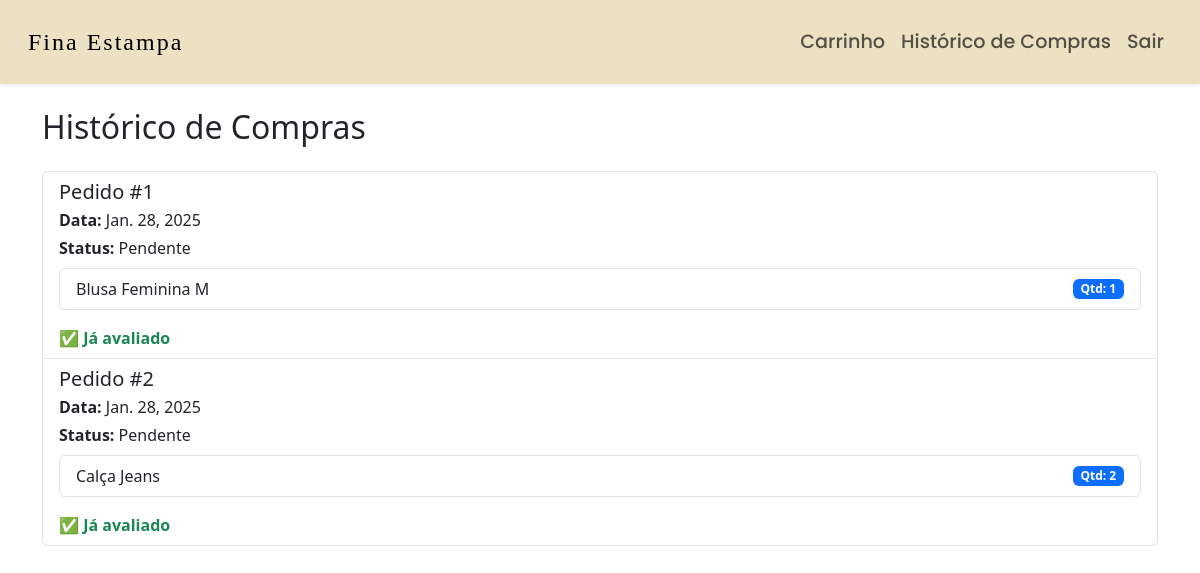
Before: /historico/ (signed in) with the older database file.
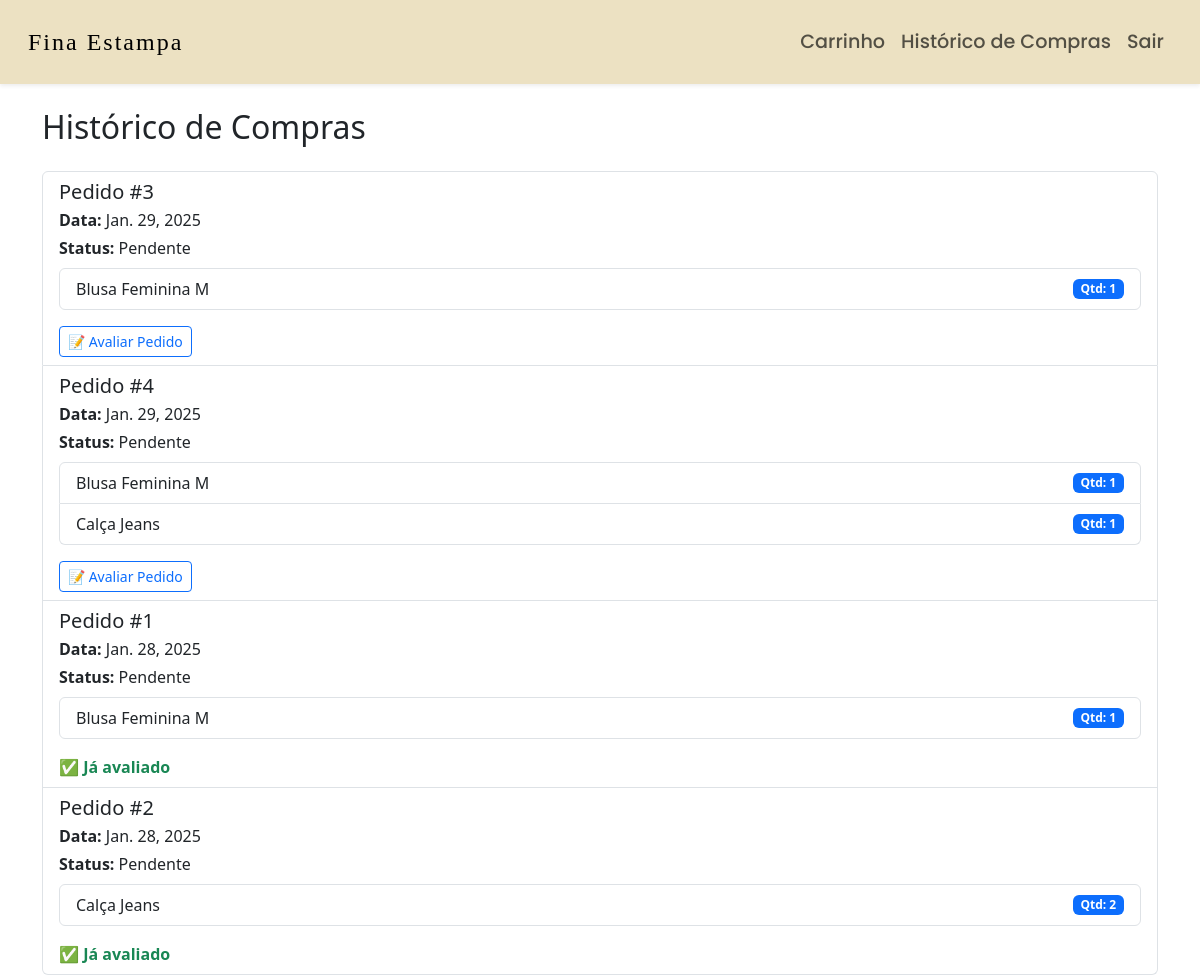
After: the same page with the newer database file.
### loja/models.py (models this page shows, shortened)
class Pedido(models.Model):
    pedido_id = models.AutoField(primary_key=True)
    cliente = models.ForeignKey(Cliente, on_delete = models.CASCADE, related_name = "pedidos")
    produto = models.ManyToManyField(Produto, through = 'PedidoProduto', related_name = "pedidos")
    valor = models.DecimalField(max_digits = 10, decimal_places = 2)
    data = models.DateField(auto_now_add = True)
    status = models.CharField(max_length=10,choices = [('Pendente', 'Pendente'), ('Pago', 'Pago'), ('Enviado', 'Enviado'), ('Entregue', 'Entregue')])

class PedidoProduto(models.Model):
    pedido = models.ForeignKey(Pedido, on_delete = models.CASCADE)
    produto = models.ForeignKey(Produto, on_delete = models.CASCADE)
    quantidade = models.PositiveIntegerField()

class Produto(models.Model):
    nome = models.CharField(max_length=255)
    codigo = models.CharField(max_length=5, unique = True)
    descricao = models.TextField()
    preco = models.DecimalField(max_digits = 10, decimal_places = 2)
    imagem = models.ImageField(upload_to='produto_imagens/', blank=True, null=True)

### loja/views.py (the view)
# urls.py: path('historico/', historico_pedidos, name='historico_pedidos'),
@login_required
def historico_pedidos(request):
    cliente = request.user.cliente  # Obtém o cliente logado
    pedidos = Pedido.objects.filter(cliente=cliente).order_by('-data')  # Lista pedidos mais recentes primeiro
    return render(request, 'historico_pedidos.html', {'pedidos': pedidos})

### loja/templates/historico_pedidos.html (shortened to what this page needs)
<!DOCTYPE html>
<html lang="pt">
<head>
    <link href="https://cdn.jsdelivr.net/npm/bootstrap@5.3.0-alpha1/dist/css/bootstrap.min.css" rel="stylesheet">
</head>
<body>
    <nav class="navbar navbar-expand-lg navbar-light shadow-sm">
        <div class="container-fluid">
            <a class="navbar-brand" href="/">Fina Estampa</a>
            <div class="collapse navbar-collapse" id="navbarNav">
                <ul class="navbar-nav ms-auto">
                    <li class="nav-item">
                        <a class="nav-link" href="/carrinho/">Carrinho</a>
                    </li>
                    <li class="nav-item">
                        <a class="nav-link" href="/historico/">Histórico de Compras</a>
                    </li>
                    <li class="nav-item">
                        <a class="nav-link" href="/sair/">Sair</a>
                    </li>
                </ul>
            </div>
        </div>
    </nav>
    <div class="container mt-4">
        <h2 class="mb-4">Histórico de Compras</h2>
        {% if pedidos %}
            <div class="list-group">
                {% for pedido in pedidos %}
                    <div class="list-group-item">
                        <h5 class="mb-1">Pedido #{{ pedido.pedido_id }}</h5>
                        <p class="mb-1"><strong>Data:</strong> {{ pedido.data }}</p>
                        <p class="mb-2"><strong>Status:</strong> {{ pedido.status }}</p>
                        <ul class="list-group mb-3">
                            {% for item in pedido.pedidoproduto_set.all %}
                                <li class="list-group-item d-flex justify-content-between align-items-center">
                                    {{ item.produto.nome }}
                                    <span class="badge bg-primary">Qtd: {{ item.quantidade }}</span>
                                </li>
                            {% endfor %}
                        </ul>
                        {% if pedido.avaliacoes.all %}
                            <span class="text-success fw-bold">✅ Já avaliado</span>
                        {% else %}
                            <a href="{% url 'avaliar_pedido' pedido.pedido_id %}" class="btn btn-outline-primary btn-sm">
                                📝 Avaliar Pedido
                            </a>
                        {% endif %}
                    </div>
                {% endfor %}
            </div>
        {% else %}
            <p class="text-muted">Você ainda não fez nenhuma compra.</p>
        {% endif %}
    </div>
</body>
</html>

### loja/templates/historico_pedidos.html (style rules this page uses)
.navbar { font-family: 'Poppins', sans-serif; font-size: 1.2rem; padding: 1.2rem 1rem; background-color: #ece1c2; }
.navbar-brand { font-family: 'Playfair Display', serif; font-size: 1.5rem; letter-spacing: 2px; }
.nav-link { font-weight: 500; transition: color 0.3s ease; }

Changed rows visible on the page:
added Pedido: pedido_id "3", data "Jan. 29, 2025", status "Pendente", shows "📝 Avaliar Pedido"
added PedidoProduto: produto.nome "Blusa Feminina M", quantidade "1", shown under "3"
added Pedido: pedido_id "4", data "Jan. 29, 2025", status "Pendente", shows "📝 Avaliar Pedido"
added PedidoProduto: produto.nome "Blusa Feminina M", quantidade "1", shown under "4"
added PedidoProduto: produto.nome "Calça Jeans", quantidade "1", shown under "4"
